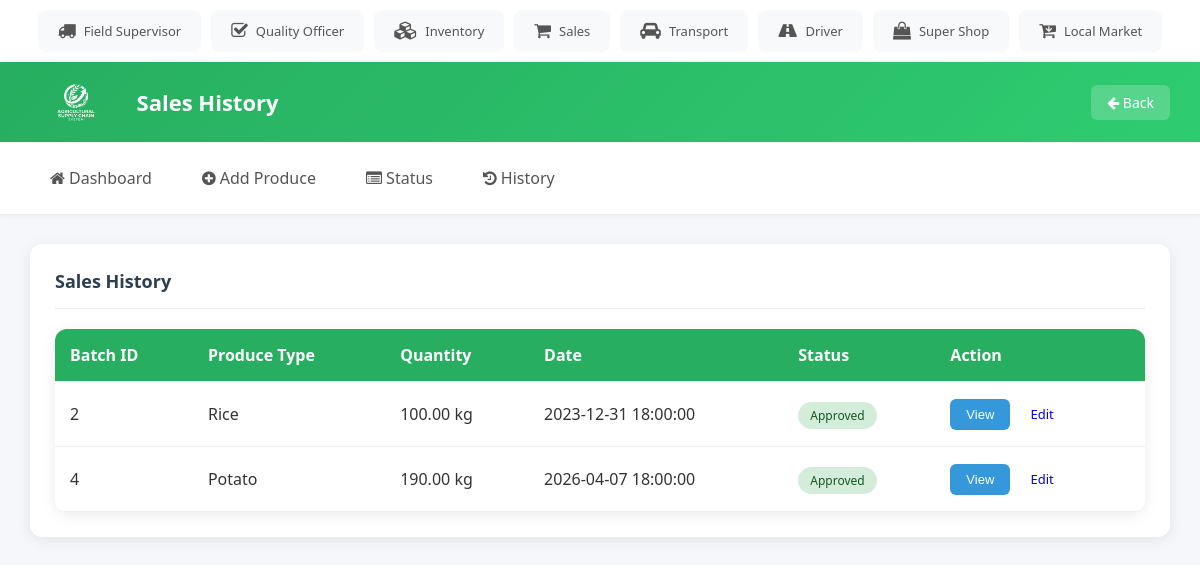
Page /farmer/history.php on the committed database.
### tables this page shows
CREATE TABLE `Batches` (
  `batch_id` int(11) NOT NULL,
  `batch_number` varchar(50) NOT NULL,
  `product_id` int(11) DEFAULT NULL,
  `farmer_id` int(11) DEFAULT NULL,
  `supervisor_id` int(11) DEFAULT NULL,
  `quantity` decimal(10,2) DEFAULT NULL,
  `unit` varchar(20) DEFAULT NULL,
  `purchase_date` timestamp NOT NULL DEFAULT current_timestamp()
);

CREATE TABLE `Products` (
  `product_id` int(11) NOT NULL,
  `product_name` varchar(100) NOT NULL,
  `category` varchar(50) DEFAULT NULL
);

CREATE TABLE `Quality_Checks` (
  `check_id` int(11) NOT NULL,
  `batch_id` int(11) DEFAULT NULL,
  `officer_id` int(11) DEFAULT NULL,
  `quality_tag` varchar(50) DEFAULT NULL,
  `comments` text DEFAULT NULL,
  `check_date` timestamp NOT NULL DEFAULT current_timestamp()
);

### farmer/history.php (the view, shortened to what this page needs)
<?php
include "../db.php";
$farmer_id = 1;
$sql = "SELECT b.batch_id, p.product_name, b.quantity, b.unit, b.purchase_date, q.quality_tag FROM Batches b JOIN Products p ON b.product_id = p.product_id LEFT JOIN Quality_Checks q ON b.batch_id = q.batch_id WHERE b.farmer_id=$farmer_id AND q.quality_tag IS NOT NULL";
$result = $conn->query($sql);
?>
<!DOCTYPE html>
<html lang="en">
  <head>
    <link rel="stylesheet" href="../style.css" />
    <link
      rel="stylesheet"
      href="https://cdnjs.cloudflare.com/ajax/libs/font-awesome/4.7.0/css/font-awesome.min.css"
    />
  </head>
  <body>
    <main>
      <div class="card">
        <div class="card-header">
          <span class="card-title">Sales History</span>
        </div>
        <table>
          <tr>
            <th>Batch ID</th>
            <th>Produce Type</th>
            <th>Quantity</th>
            <th>Date</th>
            <th>Status</th>
            <th>Action</th>
          </tr>
          <?php
          if ($result->num_rows > 0) {
            while ($row = $result->fetch_assoc()) {
              $status = $row['quality_tag'] ? 'Approved' : 'Pending';
              $status_class = $status == 'Approved' ? 'completed' : 'pending';
          ?>
          <tr>
            <td><?php echo $row['batch_id']; ?></td>
            <td><?php echo $row['product_name']; ?></td>
            <td><?php echo $row['quantity'] . ' ' . $row['unit']; ?></td>
            <td><?php echo $row['purchase_date']; ?></td>
            <td><span class="status <?php echo $status_class; ?>"><?php echo $status; ?></span></td>
            <td>
              <button class="btn btn-info" onclick="viewDetails('<?php echo $row['batch_id']; ?>', '<?php echo $row['product_name']; ?>', '<?php echo $row['quantity'] . ' ' . $row['unit']; ?>', '<?php echo $row['purchase_date']; ?>', '<?php echo $status; ?>', 'N/A')">View</button>
              <a href="batch_update.php?batch_id=<?php echo $row['batch_id']; ?>" class="btn btn-warning">Edit</a>
            </td>
          </tr>
          <?php
            }
          } else {
            echo "<tr><td colspan='6'>No batches found.</td></tr>";
          }
          ?>
        </table>
      </div>
    </main>
  </body>
</html>

### style.css (style rules this page uses)
* { box-sizing: border-box; }
body { margin: 0; font-family: 'Segoe UI', Tahoma, Geneva, Verdana, sans-serif; background: #f5f7fa; color: #333; }
.topbar { background: white; padding: 10px 20px; display: flex; justify-content: center; box-shadow: 0 2px 10px rgba(0,0,0,0.08); overflow-x: auto; }
.topbar-users { display: flex; gap: 10px; flex-wrap: nowrap; }
.topbar-user { display: flex; align-items: center; gap: 8px; padding: 10px 18px; background: #f8f9fa; border-radius: 8px; text-decoration: none; color: #555; font-size: 13px; font-weight: 500; white-space: nowrap; transition: all 0.3s; border: 2px solid transparent; }
.topbar-user i { font-size: 18px; }
header { background: linear-gradient(135deg, #27ae60, #2ecc71); color: white; padding: 15px 30px; display: flex; align-items: center; justify-content: space-between; box-shadow: 0 2px 10px rgba(0,0,0,0.1); }
header .header-left { display: flex; align-items: center; gap: 15px; }
header .logo { height: 50px; border-radius: 8px; }
header .title { font-size: 22px; font-weight: 600; }
header .back-btn { background: rgba(255,255,255,0.2); color: white; padding: 8px 16px; border-radius: 6px; text-decoration: none; font-size: 14px; transition: background 0.3s; }
nav { background: white; display: flex; gap: 10px; padding: 15px 30px; box-shadow: 0 2px 5px rgba(0,0,0,0.05); }
nav a { color: #555; padding: 10px 20px; text-decoration: none; font-weight: 500; border-radius: 6px; transition: all 0.3s ease; }
main { padding: 30px; }
.card { background: white; border-radius: 12px; padding: 25px; box-shadow: 0 3px 15px rgba(0,0,0,0.08); margin-bottom: 20px; }
.card-header { display: flex; justify-content: space-between; align-items: center; margin-bottom: 20px; padding-bottom: 15px; border-bottom: 1px solid #eee; }
.card-title { font-size: 18px; font-weight: 600; color: #2c3e50; }
table { width: 100%; border-collapse: collapse; background: white; border-radius: 12px; overflow: hidden; box-shadow: 0 3px 15px rgba(0,0,0,0.08); }
th, td { padding: 15px; text-align: left; border-bottom: 1px solid #eee; }
th { background: #27ae60; color: white; font-weight: 600; }
.status { padding: 5px 12px; border-radius: 20px; font-size: 12px; font-weight: 500; }
.status.completed { background: #d4edda; color: #155724; }
.btn { padding: 8px 16px; border: none; border-radius: 6px; font-size: 13px; font-weight: 500; cursor: pointer; transition: all 0.3s; text-decoration: none; display: inline-block; }
.btn-info { background: #3498db; color: white; }

### rows in the picture
batches: batch_id "2", product.product_name "Rice", quantity "100.00", unit "kg", purchase_date "2023-12-31 18:00:00", quality_checks.quality_tag "Approved"
batches: batch_id "4", product.product_name "Potato", quantity "190.00", unit "kg", purchase_date "2026-04-07 18:00:00", quality_checks.quality_tag "Approved"
